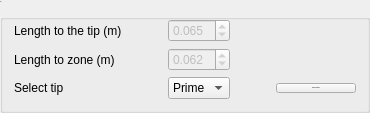
         <widget class="QGroupBox" name="groupBox_2">
          <property name="minimumSize">
           <size>
            <width>0</width>
            <height>20</height>
           </size>
          </property>
          <property name="font">
           <font>
            <pointsize>-1</pointsize>
           </font>
          </property>
          <property name="title">
           <string>Tip</string>
          </property>
          <layout class="QGridLayout" name="gridLayout_9">
           <item row="0" column="0">
            <widget class="QLabel" name="label_39">
             <property name="minimumSize">
              <size>
               <width>0</width>
               <height>0</height>
              </size>
             </property>
             <property name="maximumSize">
              <size>
               <width>16777215</width>
               <height>16777215</height>
              </size>
             </property>
             <property name="font">
              <font>
               <pointsize>9</pointsize>
              </font>
             </property>
             <property name="text">
              <string>Length to the tip (m)</string>
             </property>
            </widget>
           </item>
           <item row="1" column="0">
            <widget class="QLabel" name="label_40">
             <property name="font">
              <font>
               <pointsize>9</pointsize>
              </font>
             </property>
             <property name="text">
              <string>Length to zone (m)</string>
             </property>
            </widget>
           </item>
           <item row="2" column="0">
            <widget class="QLabel" name="label_41">
             <property name="font">
              <font>
               <pointsize>9</pointsize>
              </font>
             </property>
             <property name="text">
              <string>Select tip</string>
             </property>
            </widget>
           </item>
           <item row="2" column="2">
            <widget class="QComboBox" name="comboBox_tipSelection">
             <property name="enabled">
              <bool>true</bool>
             </property>
             <property name="font">
              <font>
               <pointsize>9</pointsize>
              </font>
             </property>
             <item>
              <property name="text">
               <string>Prime</string>
              </property>
             </item>
             <item>
              <property name="text">
               <string>Flex</string>
              </property>
             </item>
            </widget>
           </item>
           <item row="1" column="2">
            <widget class="QDoubleSpinBox" name="doubleSpinBox_lengthToZone">
             <property name="enabled">
              <bool>false</bool>
             </property>
             <property name="minimumSize">
              <size>
               <width>0</width>
               <height>20</height>
              </size>
             </property>
             <property name="font">
              <font>
               <pointsize>9</pointsize>
              </font>
             </property>
             <property name="decimals">
              <number>3</number>
             </property>
             <property name="minimum">
              <double>0.001000000000000</double>
             </property>
             <property name="maximum">
              <double>0.100000000000000</double>
             </property>
             <property name="singleStep">
              <double>0.001000000000000</double>
             </property>
             <property name="value">
              <double>0.062000000000000</double>
             </property>
            </widget>
           </item>
           <item row="0" column="2">
            <widget class="QDoubleSpinBox" name="doubleSpinBox_lengthToTip">
             <property name="enabled">
              <bool>false</bool>
             </property>
             <property name="minimumSize">
              <size>
               <width>0</width>
               <height>20</height>
              </size>
             </property>
             <property name="maximumSize">
              <size>
               <width>100</width>
               <height>16777215</height>
              </size>
             </property>
             <property name="font">
              <font>
               <pointsize>9</pointsize>
              </font>
             </property>
             <property name="decimals">
              <number>3</number>
             </property>
             <property name="minimum">
              <double>0.001000000000000</double>
             </property>
             <property name="maximum">
              <double>0.100000000000000</double>
             </property>
             <property name="singleStep">
              <double>0.001000000000000</double>
             </property>
             <property name="value">
              <double>0.065000000000000</double>
             </property>
            </widget>
           </item>
           <item row="2" column="4">
            <widget class="QPushButton" name="pushButton_enableTipSetting">
             <property name="text">
              <string>Enable tip setting</string>
             </property>
            </widget>
           </item>
           <item row="0" column="1" rowspan="3">
            <spacer name="horizontalSpacer_3">
             <property name="orientation">
              <enum>Qt::Horizontal</enum>
             </property>
             <property name="sizeType">
              <enum>QSizePolicy::Fixed</enum>
             </property>
             <property name="sizeHint" stdset="0">
              <size>
               <width>40</width>
               <height>20</height>
              </size>
             </property>
            </spacer>
           </item>
           <item row="2" column="3">
            <spacer name="horizontalSpacer_4">
             <property name="orientation">
              <enum>Qt::Horizontal</enum>
             </property>
             <property name="sizeHint" stdset="0">
              <size>
               <width>40</width>
               <height>20</height>
              </size>
             </property>
            </spacer>
           </item>
           <item row="0" column="4" rowspan="2">
            <spacer name="horizontalSpacer_2">
             <property name="orientation">
              <enum>Qt::Horizontal</enum>
             </property>
             <property name="sizeHint" stdset="0">
              <size>
               <width>40</width>
               <height>20</height>
              </size>
             </property>
            </spacer>
           </item>
          </layout>
         </widget>
